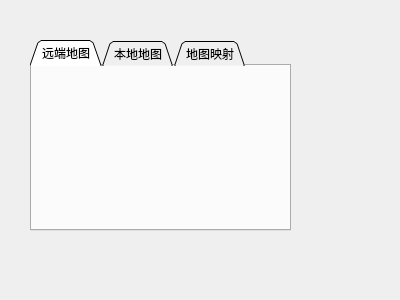
<?xml version="1.0" encoding="UTF-8"?>
<ui version="4.0">
 <class>Dialog</class>
 <widget class="QDialog" name="Dialog">
  <property name="geometry">
   <rect>
    <x>0</x>
    <y>0</y>
    <width>400</width>
    <height>300</height>
   </rect>
  </property>
  <property name="windowTitle">
   <string>Dialog</string>
  </property>
  <widget class="QTabWidget" name="tabWidget">
   <property name="geometry">
    <rect>
     <x>30</x>
     <y>40</y>
     <width>261</width>
     <height>191</height>
    </rect>
   </property>
   <property name="styleSheet">
    <string notr="true"/>
   </property>
   <property name="tabShape">
    <enum>QTabWidget::Triangular</enum>
   </property>
   <property name="currentIndex">
    <number>0</number>
   </property>
   <widget class="QWidget" name="remote">
    <attribute name="icon">
     <iconset resource="image.qrc">
      <normaloff>:/icons/clear.png</normaloff>:/icons/clear.png</iconset>
    </attribute>
    <attribute name="title">
     <string>远端地图</string>
    </attribute>
   </widget>
   <widget class="QWidget" name="local">
    <attribute name="icon">
     <iconset resource="image.qrc">
      <normaloff>:/icons/firmware.png</normaloff>:/icons/firmware.png</iconset>
    </attribute>
    <attribute name="title">
     <string>本地地图</string>
    </attribute>
   </widget>
   <widget class="QWidget" name="initconfig">
    <attribute name="title">
     <string>地图映射</string>
    </attribute>
   </widget>
  </widget>
 </widget>
 <resources>
  <include location="image.qrc"/>
 </resources>
 <connections/>
</ui>
